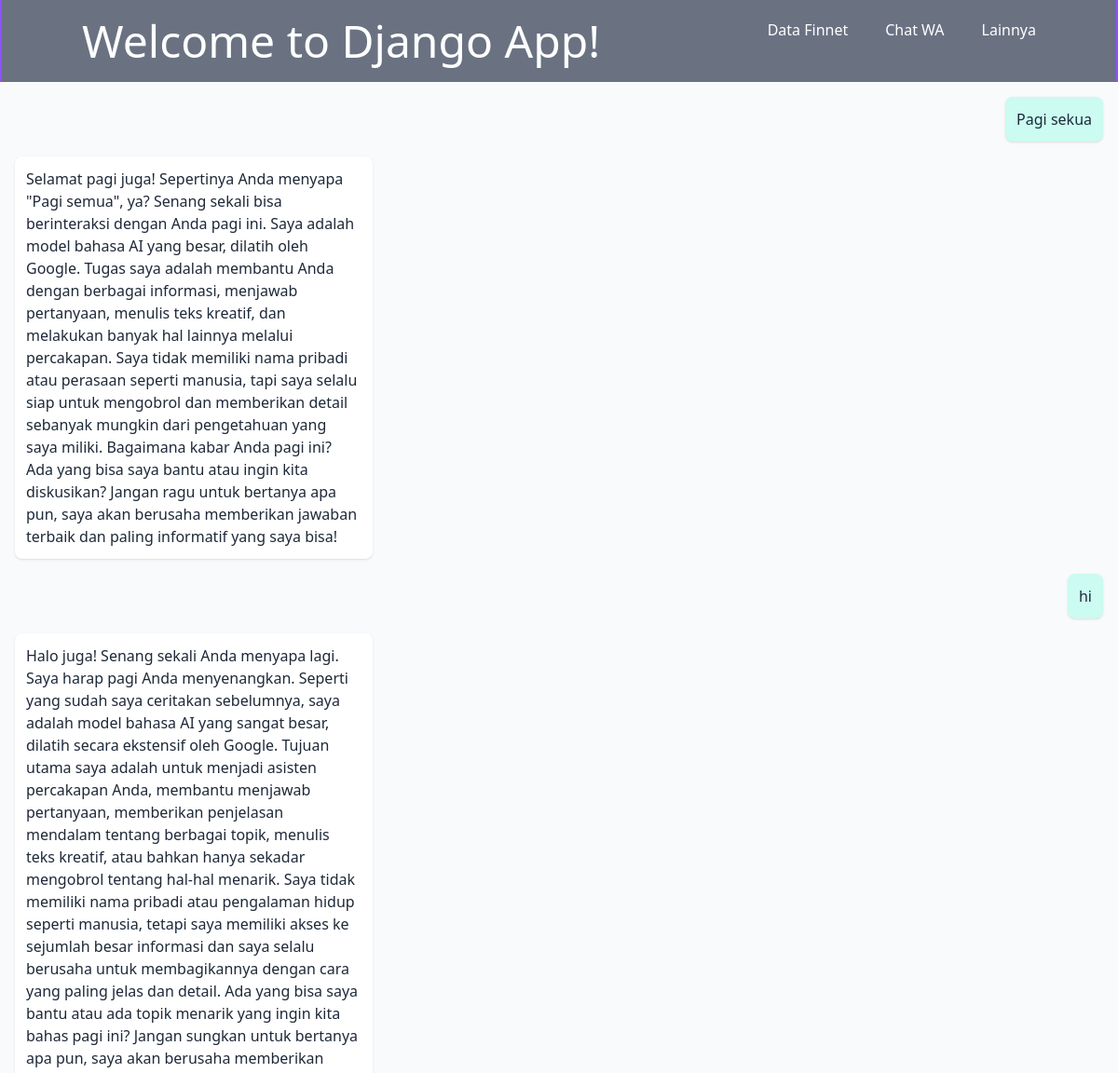
Screenshot of /langchain/conversation/6285730794876 with the database file from the repository.
### mylangchain/models.py (models this page shows, shortened)
class ChatHistory(models.Model):
    session_id = models.CharField(max_length=255)
    role = models.CharField(max_length=50)  # "user" atau "ai"
    message = models.TextField()
    timestamp = models.DateTimeField(auto_now_add=True)
    class Meta:
        ordering = ['timestamp']

### mylangchain/views.py (the view, shortened to what this page needs)
# urls.py: path('conversation/<str:user>',views.conversation,name='conversation'),
def conversation(request,user):
    if request.method == "GET":
        try:
            chathistorys = ChatHistory.objects.filter(session_id=user).order_by('timestamp')
        except ChatHistory.DoesNotExist:
            chathistorys = [] # Jika tidak ada data, kembalikan list kosong
        context = {
            'chathistorys': chathistorys
        }
        return render(request, 'conversation.html', context)

### templates/conversation.html (shortened to what this page needs)
{% extends "base.html" %}
{% block content %}
    <div class="chat-container">
        <div class="chat-messages">
            {% for chat in chathistorys %}
                {% if chat.role == 'user' %}
                    <div class="flex justify-end">
                        <div class="message-bubble sender-message">
                            <p>{{ chat.message }}</p>
                        </div>
                    </div>
                {% else %}
                    <div class="flex justify-start">
                        <div class="message-bubble receiver-message">
                            <p>{{ chat.message }}</p>
                        </div>
                    </div>
                {% endif %}
            {% endfor %}
        </div>
    </div>
{% endblock %}

### templates/base.html (shortened to what this page needs)
<!DOCTYPE html>
<html lang="en">
<head>
    <script src="https://cdn.jsdelivr.net/npm/@tailwindcss/browser@4"></script>
</head>
<body>
    <div class="bg-purple-500 md:bg-red-500 lg:bg-gray-500 border-violet-500 border-x-2">
        <div class="sm:flex justify-between container mx-auto py-5">
            <a href="/" class="text-white text-5xl font-thin text-red-900 text-center">Welcome to Django App!</a>
            <ul class="flex text-white space-x-10 mt-5 sm:mt-0">
                <li>
                    <a href="/finnet/index">Data Finnet</a>
                </li>
                 <li>
                    <a href="/langchain/list-conversation">Chat WA</a>
                </li>
                <li>
                    Lainnya
                </li>
            </ul>
        </div>
    </div>
    {% block content %}{% endblock %}
</body>
</html>

### rows the page displays
ChatHistory: message "Pagi sekua"
ChatHistory: message "Selamat pagi juga! Sepertinya Anda menyapa \"Pagi semua\", ya? Senang sekali bisa berinteraksi dengan Anda pagi ini. Saya adalah model bahasa AI yang besar, dilatih oleh Google. Tugas saya adalah membantu Anda dengan berbagai informasi, menjawab pertanyaan, menulis teks kreatif, dan melakukan banyak hal lainnya melalui percakapan. Saya tidak memiliki nama pribadi atau perasaan seperti manusia, tapi saya selalu siap untuk mengobrol dan memberikan detail sebanyak mungkin dari pengetahuan yang saya miliki. Bagaimana kabar Anda pagi ini? Ada yang bisa saya bantu atau ingin kita diskusikan? Jangan ragu untuk bertanya apa pun, saya akan berusaha memberikan jawaban terbaik dan paling informatif yang…"
ChatHistory: message "hi"
ChatHistory: message "Halo juga! Senang sekali Anda menyapa lagi. Saya harap pagi Anda menyenangkan. Seperti yang sudah saya ceritakan sebelumnya, saya adalah model bahasa AI yang sangat besar, dilatih secara ekstensif oleh Google. Tujuan utama saya adalah untuk menjadi asisten percakapan Anda, membantu menjawab pertanyaan, memberikan penjelasan mendalam tentang berbagai topik, menulis teks kreatif, atau bahkan hanya sekadar mengobrol tentang hal-hal menarik. Saya tidak memiliki nama pribadi atau pengalaman hidup seperti manusia, tetapi saya memiliki akses ke sejumlah besar informasi dan saya selalu berusaha untuk membagikannya dengan cara yang paling jelas dan detail. Ada yang bisa saya bantu atau ada topik…"
